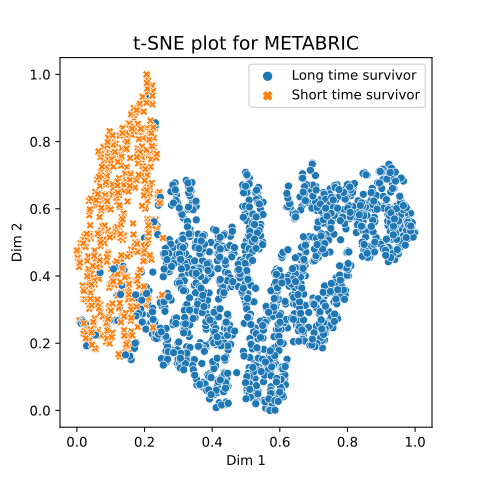

This figure's Python source:
import torch
from sklearn.manifold import TSNE
import matplotlib.pyplot as plt
import seaborn as sns


X1 = torch.load('train_data/X_0.pkl')
X2 = torch.load('train_data/X_1.pkl')
X3 = torch.load('train_data/X_2.pkl')
X4 = torch.load('train_data/X_3.pkl')
X5 = torch.load('train_data/X_4.pkl')
X = torch.cat((X1, X2, X3, X4, X5), dim=0)

y1 = torch.load('train_data/fake_pred1.pkl').tolist()
# print(y1)
y2 = torch.load('train_data/fake_pred2.pkl').tolist()
# print(y2)
y3 = torch.load('train_data/fake_pred3.pkl').tolist()
# print(y3)
y4 = torch.load('train_data/fake_pred4.pkl').tolist()
# print(y4)
y5 = torch.load('train_data/fake_pred5.pkl').tolist()
# print(y5)

y = y1 + y2 + y3 + y4 + y5



for i in range(len(y)):
    if y[i] == 1:
        y[i] = 'Long time survivor'
    else:
        y[i] = 'Short time survivor'
plt.figure(figsize=(5, 5), dpi=600)
ax = plt.subplot(111)
ax.set_title("t-SNE plot for METABRIC", fontsize=14)
# 初始化 t-SNE 模型并进行降维
tsne = TSNE(n_components=2, random_state=0)
X_tsne = tsne.fit_transform(X)
x_min, x_max = X_tsne.min(0), X_tsne.max(0)
X_norm = (X_tsne - x_min) / (x_max - x_min)

# markers = {'Short time survivor': "X", 'Long time survivor': "s"}
ax.set_xlabel('Dim 1')
ax.set_ylabel('Dim 2')
sns.scatterplot(x=X_norm[:, 0], y=X_norm[:, 1], hue=y, style=y,  legend='full')
plt.savefig('sne.png', dpi=600)
plt.savefig('sne.svg', dpi=600)
plt.show()
# # 绘制降维结果
# plt.scatter(X_tsne[:, 0], X_tsne[:, 1], c=y, cmap=plt.cm.get_cmap('jet', 10))
# plt.colorbar(ticks=range(10))
# plt.title('t-SNE visualization of MNIST')
# plt.xlabel('t-SNE feature 1')
# plt.ylabel('t-SNE feature 2')
# plt.show()
